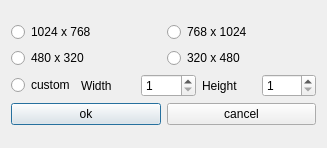
<?xml version="1.0" encoding="UTF-8"?>
<ui version="4.0">
 <class>QSizeSelect</class>
 <widget class="QDialog" name="QSizeSelect">
  <property name="geometry">
   <rect>
    <x>0</x>
    <y>0</y>
    <width>327</width>
    <height>148</height>
   </rect>
  </property>
  <property name="windowTitle">
   <string>Dialog</string>
  </property>
  <layout class="QGridLayout" name="gridLayout_3">
   <item row="0" column="0">
    <layout class="QGridLayout" name="gridLayout_2">
     <item row="0" column="0">
      <layout class="QGridLayout" name="gridLayout">
       <item row="0" column="0">
        <widget class="QRadioButton" name="radio1024">
         <property name="text">
          <string>1024 x 768</string>
         </property>
        </widget>
       </item>
       <item row="0" column="1">
        <widget class="QRadioButton" name="radio768">
         <property name="text">
          <string>768 x 1024</string>
         </property>
        </widget>
       </item>
       <item row="1" column="0">
        <widget class="QRadioButton" name="radio480">
         <property name="text">
          <string>480 x 320</string>
         </property>
        </widget>
       </item>
       <item row="1" column="1">
        <widget class="QRadioButton" name="radio320">
         <property name="text">
          <string>320 x 480</string>
         </property>
        </widget>
       </item>
      </layout>
     </item>
     <item row="1" column="0">
      <layout class="QHBoxLayout" name="horizontalLayout">
       <item>
        <widget class="QRadioButton" name="custom">
         <property name="text">
          <string>custom</string>
         </property>
        </widget>
       </item>
       <item>
        <widget class="QLabel" name="label">
         <property name="text">
          <string>Width</string>
         </property>
        </widget>
       </item>
       <item>
        <widget class="QSpinBox" name="width">
         <property name="minimum">
          <number>1</number>
         </property>
         <property name="maximum">
          <number>1024</number>
         </property>
        </widget>
       </item>
       <item>
        <widget class="QLabel" name="label_2">
         <property name="text">
          <string>Height</string>
         </property>
        </widget>
       </item>
       <item>
        <widget class="QSpinBox" name="height">
         <property name="minimum">
          <number>1</number>
         </property>
         <property name="maximum">
          <number>1024</number>
         </property>
         <property name="value">
          <number>1</number>
         </property>
        </widget>
       </item>
      </layout>
     </item>
     <item row="2" column="0">
      <layout class="QHBoxLayout" name="horizontalLayout_2">
       <item>
        <widget class="QPushButton" name="ok">
         <property name="text">
          <string>ok</string>
         </property>
        </widget>
       </item>
       <item>
        <widget class="QPushButton" name="cancel">
         <property name="text">
          <string>cancel</string>
         </property>
        </widget>
       </item>
      </layout>
     </item>
    </layout>
   </item>
  </layout>
 </widget>
 <resources/>
 <connections/>
</ui>
